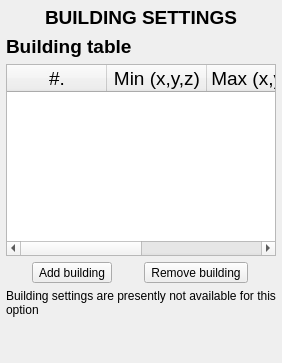
     <widget class="QWidget" name="CA_BuildingsAdd">
      <layout class="QVBoxLayout" name="verticalLayout_7">
       <property name="leftMargin">
        <number>6</number>
       </property>
       <property name="topMargin">
        <number>6</number>
       </property>
       <property name="rightMargin">
        <number>6</number>
       </property>
       <property name="bottomMargin">
        <number>6</number>
       </property>
       <item>
        <widget class="QLabel" name="GeoEHeading_3">
         <property name="font">
          <font>
           <pointsize>14</pointsize>
          </font>
         </property>
         <property name="text">
          <string>&lt;html&gt;&lt;head/&gt;&lt;body&gt;&lt;p&gt;&lt;span style=&quot; font-weight:600;&quot;&gt;BUILDING SETTINGS&lt;/span&gt;&lt;/p&gt;&lt;/body&gt;&lt;/html&gt;</string>
         </property>
         <property name="alignment">
          <set>Qt::AlignCenter</set>
         </property>
        </widget>
       </item>
       <item>
        <widget class="QLabel" name="GeoC_BathfileLabel_5">
         <property name="font">
          <font>
           <pointsize>14</pointsize>
           <weight>75</weight>
           <bold>true</bold>
          </font>
         </property>
         <property name="focusPolicy">
          <enum>Qt::ClickFocus</enum>
         </property>
         <property name="text">
          <string>&lt;html&gt;&lt;head/&gt;&lt;body&gt;&lt;p&gt;Building table&lt;/p&gt;&lt;/body&gt;&lt;/html&gt;</string>
         </property>
        </widget>
       </item>
       <item>
        <widget class="QTableWidget" name="GeoB_InterfaceTable_3">
         <property name="font">
          <font>
           <pointsize>14</pointsize>
          </font>
         </property>
         <column>
          <property name="text">
           <string>#.</string>
          </property>
         </column>
         <column>
          <property name="text">
           <string>Min (x,y,z)</string>
          </property>
         </column>
         <column>
          <property name="text">
           <string>Max (x,y,z)</string>
          </property>
         </column>
         <column>
          <property name="text">
           <string>Height</string>
          </property>
         </column>
        </widget>
       </item>
       <item>
        <layout class="QHBoxLayout" name="horizontalLayout_6">
         <item>
          <widget class="QToolButton" name="GeoB_AddPoint_3">
           <property name="text">
            <string>Add building</string>
           </property>
          </widget>
         </item>
         <item>
          <widget class="QToolButton" name="GeoB_RemPoint_3">
           <property name="text">
            <string>Remove building</string>
           </property>
          </widget>
         </item>
        </layout>
       </item>
       <item>
        <widget class="QLabel" name="label_2">
         <property name="text">
          <string>Building settings are presently not available for this 
option</string>
         </property>
        </widget>
       </item>
       <item>
        <spacer name="verticalSpacer_7">
         <property name="orientation">
          <enum>Qt::Vertical</enum>
         </property>
         <property name="sizeHint" stdset="0">
          <size>
           <width>20</width>
           <height>40</height>
          </size>
         </property>
        </spacer>
       </item>
      </layout>
     </widget>
